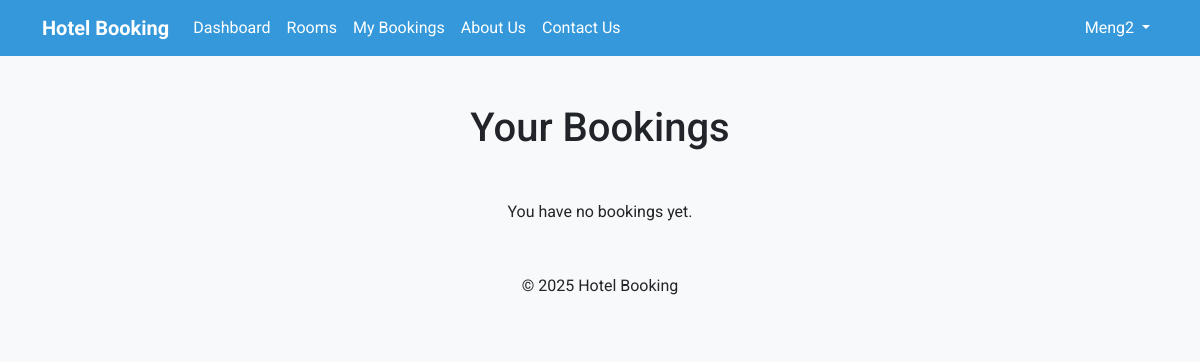
The page /my-bookings/ (signed in) on the database as committed earlier.
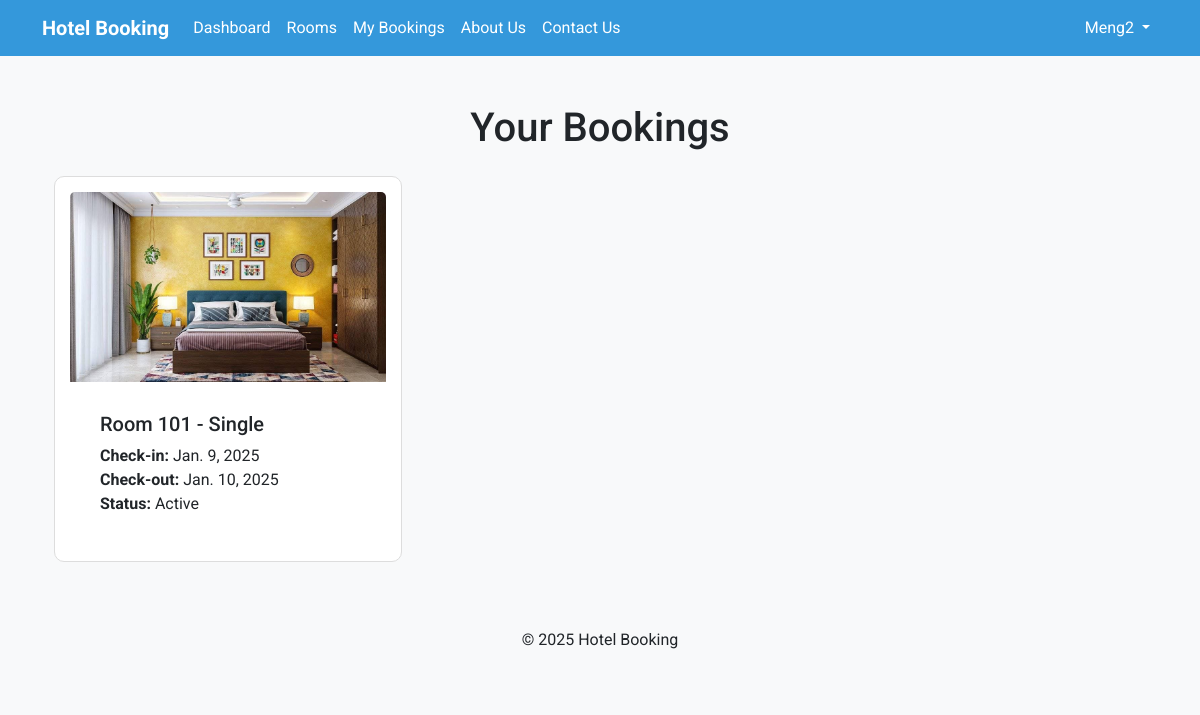
The same page on the database as committed later.
### bookings/models.py (models this page shows, shortened)
class Booking(models.Model):
    user = models.ForeignKey(User, on_delete=models.CASCADE)
    room = models.ForeignKey(Room, on_delete=models.CASCADE)
    check_in = models.DateField()
    check_out = models.DateField()

class Room(models.Model):
    ROOM_TYPES = [
        ('Single', 'Single'),
        ('Double', 'Double'),
        ('Suite', 'Suite'),
    ]
    room_number = models.CharField(max_length=10, unique=True)
    room_type = models.CharField(max_length=50, choices=ROOM_TYPES)
    price_per_night = models.IntegerField()
    is_available = models.BooleanField(default=True)
    capacity = models.PositiveIntegerField()
    size = models.IntegerField()
    image = models.ImageField(upload_to='upload/media/', blank=True, null=True)

### bookings/views.py (the view)
# urls.py: path('my-bookings/', views.my_bookings, name='my_bookings'),
@login_required
def my_bookings(request):
    bookings = Booking.objects.filter(user=request.user).order_by('-check_in')
    today = date.today()
    for booking in bookings:
        booking.status = "Active" if booking.check_out >= today else "Completed"
    context = {
        'bookings': bookings,
        'today': today,
        'year': today.year,
    }
    return render(request, 'bookings/my_bookings.html', context)

### bookings/templates/bookings/my_bookings.html (shortened to what this page needs)
{% extends 'bookings/main.html' %}
{% load static %}
{% block content %}
<div class="container mt-5">
    <h1 class="text-center">Your Bookings</h1>
    {% if bookings %}
    <div class="row mt-4">
        {% for booking in bookings %}
        <div class="col-md-4 mb-3">
            <div class="card">
                <img src="{{ booking.room.image.url }}" class="card-img-top" alt="Room Image">
                <div class="card-body">
                    <h5 class="card-title">Room {{ booking.room.room_number }} - {{ booking.room.room_type }}</h5>
                    <p class="card-text">
                        <strong>Check-in:</strong> {{ booking.check_in }}<br>
                        <strong>Check-out:</strong> {{ booking.check_out }}<br>
                        <strong>Status:</strong>
                        {% if booking.check_out >= today %}
                        Active
                        {% else %}
                        Completed
                        {% endif %}
                </div>
            </div>
        </div>
        {% endfor %}
    </div>
    {% else %}
    <p class="text-center mt-5">You have no bookings yet.</p>
    {% endif %}
</div>
{% endblock %}

Rows that differ between the two databases and show on the page:
added Booking: room.image (picture), room.room_number "101", room.room_type "Single", check_in "Jan. 9, 2025", check_out "Jan. 10, 2025", shows "Active"
Other text that changed with them:
text no longer shown: "You have no bookings yet."
